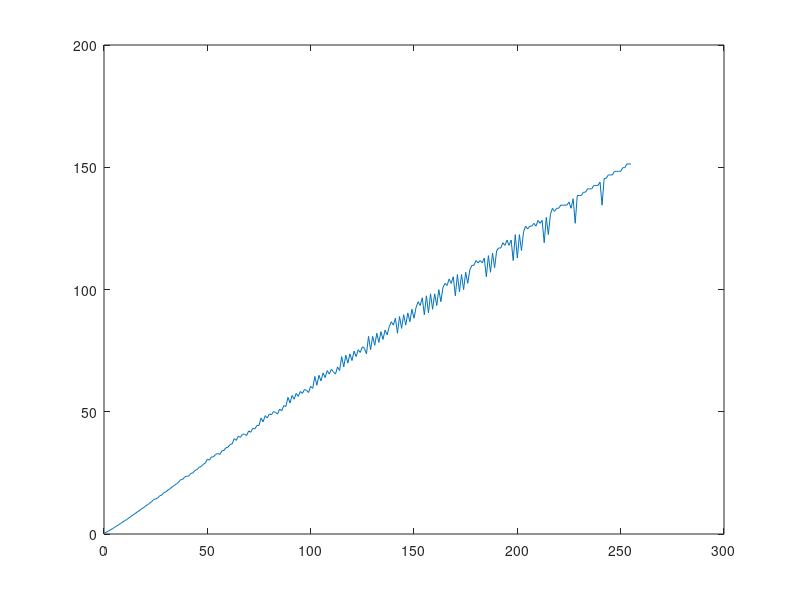

MATLAB code for this plot: (Note: this script raises an error after producing the figure.)
%% SESSION 3 

rate = [63.00
111.00
150.00
185.00
214.00
241.00
265.00
286.00
306.00
324.00
342.00
354.00
372.00
384.00
399.00
410.00
423.00
432.00
444.00
453.00
463.00
472.00
480.00
489.00
500.00
504.00
508.00
519.00
522.00
532.00
536.00
543.00
548.00
555.00
560.00
565.00
570.00
579.00
580.00
587.00
590.00
590.00
598.00
599.00
606.00
608.00
614.00
616.00
621.00
624.00
633.00
631.00
638.00
638.00
643.00
645.00
643.00
650.00
651.00
656.00
657.00
662.00
663.00
672.00
669.00
676.00
674.00
679.00
679.00
677.00
684.00
682.00
688.00
687.00
692.00
692.00
702.00
697.00
705.00
702.00
707.00
706.00
710.00
709.00
707.00
713.00
711.00
717.00
716.00
726.00
720.00
728.00
724.00
730.00
727.00
732.00
730.00
734.00
733.00
731.00
737.00
735.00
746.00
738.00
747.00
742.00
749.00
745.00
751.00
748.00
752.00
750.00
748.00
754.00
751.00
762.00
754.00
763.00
757.00
764.00
759.00
766.00
762.00
767.00
765.00
769.00
768.00
764.00
776.00
767.00
776.00
770.00
778.00
772.00
779.00
774.00
780.00
777.00
782.00
785.00
783.00
787.00
778.00
788.00
781.00
789.00
783.00
790.00
785.00
792.00
787.00
793.00
796.00
794.00
798.00
789.00
799.00
790.00
800.00
792.00
800.00
794.00
802.00
796.00
803.00
805.00
804.00
807.00
805.00
808.00
799.00
809.00
801.00
809.00
802.00
810.00
805.00
811.00
813.00
813.00
815.00
814.00
815.00
814.00
816.00
808.00
817.00
810.00
818.00
812.00
819.00
820.00
820.00
822.00
821.00
823.00
821.00
823.00
815.00
825.00
816.00
825.00
819.00
826.00
828.00
827.00
828.00
828.00
829.00
828.00
830.00
829.00
830.00
822.00
831.00
825.00
832.00
834.00
833.00
834.00
834.00
835.00
835.00
835.00
835.00
836.00
834.00
837.00
829.00
838.00
838.00
838.00
839.00
839.00
840.00
840.00
840.00
841.00
841.00
841.00
842.00
835.00
843.00
843.00
844.00
844.00
844.00
845.00
845.00
845.00
845.00
846.00
846.00
847.00
847.00
847.00
];

u = (0:1:255);

v = rate * 5 / 1023;

  m = -0.68;
  b = 4.8; 
   
  R_ldr = (5.0-v).*(10000./v);
  %i_lux = pow(10.0, ((log10(R_ldr)-b)/m ));
  
  i_lux = 10.^((log10(R_ldr)-b)/m);
%   
%   m2 = -0.363;
%   b2 = log10(20515.0); 
%    
%   R_ldr2 = (5.0-v).*(10000./v);
  %i_lux = pow(10.0, ((log10(R_ldr)-b)/m ));
  
  %i_lux2 = 10.^((log10(R_ldr)-b2)/m2);
  figure();
  plot(u, i_lux);
  
  f = fit(u', i_lux, 'poly1')
  %f2 = fit(u', i_lux2, 'poly1')
  
  hold on;
  
  plot(f);
  
%   figure();
%   
%   plot(u, i_lux2);
%   hold on;
%   plot(f2);
